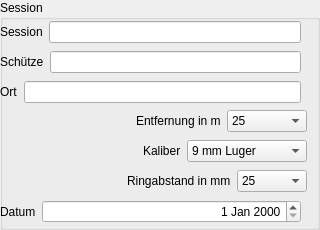
       <widget class="QGroupBox" name="groupBoxSession">
        <property name="sizePolicy">
         <sizepolicy hsizetype="Preferred" vsizetype="Maximum">
          <horstretch>0</horstretch>
          <verstretch>0</verstretch>
         </sizepolicy>
        </property>
        <property name="minimumSize">
         <size>
          <width>0</width>
          <height>230</height>
         </size>
        </property>
        <property name="maximumSize">
         <size>
          <width>16777215</width>
          <height>230</height>
         </size>
        </property>
        <property name="title">
         <string>Session</string>
        </property>
        <widget class="QWidget" name="layoutWidget">
         <property name="geometry">
          <rect>
           <x>0</x>
           <y>110</y>
           <width>311</width>
           <height>23</height>
          </rect>
         </property>
         <layout class="QFormLayout" name="formLayout_3">
          <property name="formAlignment">
           <set>Qt::AlignRight|Qt::AlignTop|Qt::AlignTrailing</set>
          </property>
          <property name="rightMargin">
           <number>10</number>
          </property>
          <item row="0" column="0">
           <widget class="QLabel" name="label_2">
            <property name="text">
             <string>Entfernung in m</string>
            </property>
           </widget>
          </item>
          <item row="0" column="1">
           <widget class="QComboBox" name="comboBoxDistance">
            <property name="maximumSize">
             <size>
              <width>80</width>
              <height>16777215</height>
             </size>
            </property>
            <property name="currentIndex">
             <number>5</number>
            </property>
            <item>
             <property name="text">
              <string>5</string>
             </property>
            </item>
            <item>
             <property name="text">
              <string>7.5</string>
             </property>
            </item>
            <item>
             <property name="text">
              <string>10</string>
             </property>
            </item>
            <item>
             <property name="text">
              <string>15</string>
             </property>
            </item>
            <item>
             <property name="text">
              <string>20</string>
             </property>
            </item>
            <item>
             <property name="text">
              <string>25</string>
             </property>
            </item>
            <item>
             <property name="text">
              <string>30</string>
             </property>
            </item>
            <item>
             <property name="text">
              <string>50</string>
             </property>
            </item>
            <item>
             <property name="text">
              <string>100</string>
             </property>
            </item>
            <item>
             <property name="text">
              <string>200</string>
             </property>
            </item>
           </widget>
          </item>
         </layout>
        </widget>
        <widget class="QWidget" name="layoutWidget_2">
         <property name="geometry">
          <rect>
           <x>0</x>
           <y>140</y>
           <width>311</width>
           <height>23</height>
          </rect>
         </property>
         <layout class="QFormLayout" name="formLayout_4">
          <property name="formAlignment">
           <set>Qt::AlignRight|Qt::AlignTop|Qt::AlignTrailing</set>
          </property>
          <property name="rightMargin">
           <number>10</number>
          </property>
          <item row="0" column="0">
           <widget class="QLabel" name="label_3">
            <property name="text">
             <string>Kaliber</string>
            </property>
           </widget>
          </item>
          <item row="0" column="1">
           <widget class="QComboBox" name="comboBox_Kaliber">
            <property name="sizePolicy">
             <sizepolicy hsizetype="Maximum" vsizetype="Fixed">
              <horstretch>0</horstretch>
              <verstretch>0</verstretch>
             </sizepolicy>
            </property>
            <property name="minimumSize">
             <size>
              <width>80</width>
              <height>0</height>
             </size>
            </property>
            <property name="maximumSize">
             <size>
              <width>120</width>
              <height>16777215</height>
             </size>
            </property>
            <property name="currentIndex">
             <number>0</number>
            </property>
            <item>
             <property name="text">
              <string>9 mm Luger</string>
             </property>
            </item>
            <item>
             <property name="text">
              <string>.38 sp</string>
             </property>
            </item>
            <item>
             <property name="text">
              <string>.38 sp WC</string>
             </property>
            </item>
            <item>
             <property name="text">
              <string>.357 Magnum</string>
             </property>
            </item>
           </widget>
          </item>
         </layout>
        </widget>
        <widget class="QWidget" name="layoutWidget_3">
         <property name="geometry">
          <rect>
           <x>0</x>
           <y>200</y>
           <width>311</width>
           <height>26</height>
          </rect>
         </property>
         <layout class="QFormLayout" name="formLayout_5">
          <property name="formAlignment">
           <set>Qt::AlignRight|Qt::AlignTop|Qt::AlignTrailing</set>
          </property>
          <property name="rightMargin">
           <number>10</number>
          </property>
          <item row="0" column="0">
           <widget class="QLabel" name="label_4">
            <property name="text">
             <string>Datum</string>
            </property>
           </widget>
          </item>
          <item row="0" column="1">
           <widget class="QDateEdit" name="dateEdit">
            <property name="alignment">
             <set>Qt::AlignRight|Qt::AlignTrailing|Qt::AlignVCenter</set>
            </property>
           </widget>
          </item>
         </layout>
        </widget>
        <widget class="QWidget" name="layoutWidget_4">
         <property name="geometry">
          <rect>
           <x>0</x>
           <y>50</y>
           <width>311</width>
           <height>23</height>
          </rect>
         </property>
         <layout class="QFormLayout" name="formLayout_6">
          <property name="formAlignment">
           <set>Qt::AlignRight|Qt::AlignTrailing|Qt::AlignVCenter</set>
          </property>
          <property name="rightMargin">
           <number>10</number>
          </property>
          <item row="0" column="0">
           <widget class="QLabel" name="label_5">
            <property name="text">
             <string>Schütze</string>
            </property>
           </widget>
          </item>
          <item row="0" column="1">
           <widget class="QLineEdit" name="lineEditSchuetze">
            <property name="minimumSize">
             <size>
              <width>200</width>
              <height>0</height>
             </size>
            </property>
            <property name="alignment">
             <set>Qt::AlignLeading|Qt::AlignLeft|Qt::AlignVCenter</set>
            </property>
           </widget>
          </item>
         </layout>
        </widget>
        <widget class="QWidget" name="layoutWidget">
         <property name="geometry">
          <rect>
           <x>0</x>
           <y>20</y>
           <width>311</width>
           <height>23</height>
          </rect>
         </property>
         <layout class="QFormLayout" name="formLayout_2">
          <property name="labelAlignment">
           <set>Qt::AlignLeading|Qt::AlignLeft|Qt::AlignVCenter</set>
          </property>
          <property name="formAlignment">
           <set>Qt::AlignRight|Qt::AlignTrailing|Qt::AlignVCenter</set>
          </property>
          <property name="rightMargin">
           <number>10</number>
          </property>
          <item row="0" column="0">
           <widget class="QLabel" name="label">
            <property name="text">
             <string>Session</string>
            </property>
           </widget>
          </item>
          <item row="0" column="1">
           <widget class="QLineEdit" name="lineEditSession">
            <property name="sizePolicy">
             <sizepolicy hsizetype="Expanding" vsizetype="Fixed">
              <horstretch>0</horstretch>
              <verstretch>0</verstretch>
             </sizepolicy>
            </property>
            <property name="minimumSize">
             <size>
              <width>200</width>
              <height>0</height>
             </size>
            </property>
            <property name="alignment">
             <set>Qt::AlignLeading|Qt::AlignLeft|Qt::AlignVCenter</set>
            </property>
           </widget>
          </item>
         </layout>
        </widget>
        <widget class="QWidget" name="layoutWidget_6">
         <property name="geometry">
          <rect>
           <x>0</x>
           <y>80</y>
           <width>311</width>
           <height>23</height>
          </rect>
         </property>
         <layout class="QFormLayout" name="formLayout_9">
          <property name="labelAlignment">
           <set>Qt::AlignLeading|Qt::AlignLeft|Qt::AlignVCenter</set>
          </property>
          <property name="formAlignment">
           <set>Qt::AlignRight|Qt::AlignTrailing|Qt::AlignVCenter</set>
          </property>
          <property name="rightMargin">
           <number>10</number>
          </property>
          <item row="0" column="0">
           <widget class="QLabel" name="label_8">
            <property name="text">
             <string>Ort</string>
            </property>
           </widget>
          </item>
          <item row="0" column="1">
           <widget class="QLineEdit" name="lineEditOrt">
            <property name="minimumSize">
             <size>
              <width>200</width>
              <height>0</height>
             </size>
            </property>
            <property name="alignment">
             <set>Qt::AlignLeading|Qt::AlignLeft|Qt::AlignVCenter</set>
            </property>
           </widget>
          </item>
         </layout>
        </widget>
        <widget class="QWidget" name="layoutWidget_8">
         <property name="geometry">
          <rect>
           <x>0</x>
           <y>170</y>
           <width>311</width>
           <height>22</height>
          </rect>
         </property>
         <layout class="QFormLayout" name="formLayout_10">
          <property name="labelAlignment">
           <set>Qt::AlignLeading|Qt::AlignLeft|Qt::AlignVCenter</set>
          </property>
          <property name="formAlignment">
           <set>Qt::AlignRight|Qt::AlignTop|Qt::AlignTrailing</set>
          </property>
          <property name="rightMargin">
           <number>10</number>
          </property>
          <item row="0" column="0">
           <widget class="QLabel" name="label_9">
            <property name="text">
             <string>Ringabstand in mm</string>
            </property>
           </widget>
          </item>
          <item row="0" column="1">
           <widget class="QComboBox" name="comboBoxRingabstand">
            <property name="sizePolicy">
             <sizepolicy hsizetype="Maximum" vsizetype="Fixed">
              <horstretch>0</horstretch>
              <verstretch>0</verstretch>
             </sizepolicy>
            </property>
            <property name="minimumSize">
             <size>
              <width>0</width>
              <height>0</height>
             </size>
            </property>
            <property name="maximumSize">
             <size>
              <width>70</width>
              <height>16777215</height>
             </size>
            </property>
            <property name="currentIndex">
             <number>4</number>
            </property>
            <item>
             <property name="text">
              <string>5</string>
             </property>
            </item>
            <item>
             <property name="text">
              <string>10</string>
             </property>
            </item>
            <item>
             <property name="text">
              <string>15</string>
             </property>
            </item>
            <item>
             <property name="text">
              <string>20</string>
             </property>
            </item>
            <item>
             <property name="text">
              <string>25</string>
             </property>
            </item>
           </widget>
          </item>
         </layout>
        </widget>
       </widget>
